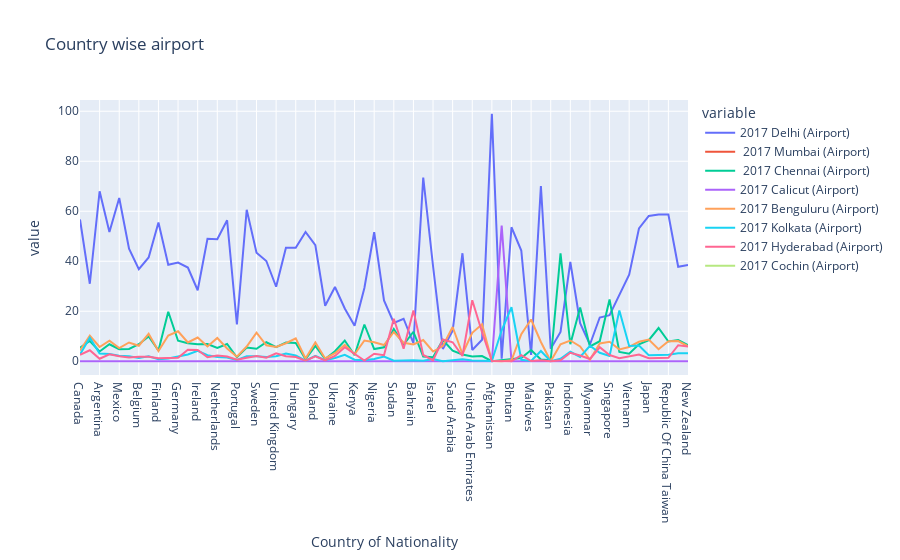

Notebook cell for this chart:
### Code cell
cols = ['2017 Delhi (Airport)', ' 2017 Mumbai (Airport)',
       ' 2017 Chennai (Airport)', '2017 Calicut (Airport)',
       '2017 Benguluru (Airport)', '2017 Kolkata (Airport)',
       '2017 Hyderabad (Airport)', '2017 Cochin (Airport)']
px.line(df, df.index, cols,title='Country wise airport')

### Figure 1 — Plotly figure (JSON) as saved in the notebook; plotly's stock layout.template omitted (floating-point values rounded to 4 significant figures)
{"data": [{"hovertemplate": "variable=2017 Delhi (Airport)<br>Country of Nationality=%{x}<br>value=%{y}<extra></extra>", "legendgroup": "2017 Delhi (Airport)", "line": {"color": "#636efa", "dash": "solid"}, "marker": {"symbol": "circle"}, "mode": "lines", "name": "2017 Delhi (Airport)", "orientation": "v", "showlegend": true, "type": "scatter", "x": ["Canada", "United States Of America", "Argentina", "Brazil", "Mexico", "Austria", "Belgium", "Denmark", "Finland", "France", "Germany", "Greece", "Ireland", "Italy", "Netherlands", "Norway", "Portugal", "Spain", "Sweden", "Switzerland", "United Kingdom", "Czech Rep.", "Hungary", "Kazakhstan", "Poland", "Russian Federation", "Ukraine", "Egypt", "Kenya", "Mauritius", "Nigeria", "South Africa", "Sudan", "Tanzania", "Bahrain", "Iraq", "Israel", "Oman", "Saudi Arabia", "Turkey", "United Arab Emirates", "Yemen", "Afghanistan", "Bangladesh", "Bhutan", "Iran", "Maldives", "Nepal", "Pakistan", "Sri Lanka", "Indonesia", "Malaysia", "Myanmar", "Philippines", "Singapore", "Thailand", "Vietnam", "China", "Japan", "Korea (Republic Of ", "Republic Of China Taiwan", "Australia", "New Zealand"], "xaxis": "x", "y": [56.7, 31, 68, 51.7, 65.3, 45, 36.8, 41.5, 55.5, 38.6, 39.5, 37.5, 28.4, 49, 48.8, 56.4, 14.7, 60.6, 43.4, 40.1, 29.8, 45.4, 45.4, 51.7, 46.4, 22.2, 29.7, 21.1, 14.2, 29.3, 51.6, 24.3, 15.3, 17, 7.2, 73.5, 38.1, 4.9, 12.2, 43.2, 4.5, 8.6, 99, 1, 53.6, 44.3, 2.5, 70.1, 5, 11.7, 39.7, 15.2, 6.7, 17.5, 18.4, 26.7, 34.6, 53.1, 58.1, 58.7, 58.7, 37.8, 38.5], "yaxis": "y"}, {"hovertemplate": "variable= 2017 Mumbai (Airport)<br>Country of Nationality=%{x}<br>value=%{y}<extra></extra>", "legendgroup": " 2017 Mumbai (Airport)", "line": {"color": "#EF553B", "dash": "solid"}, "marker": {"symbol": "circle"}, "mode": "lines", "name": " 2017 Mumbai (Airport)", "orientation": "v", "showlegend": true, "type": "scatter", "x": ["Canada", "United States Of America", "Argentina", "Brazil", "Mexico", "Austria", "Belgium", "Denmark", "Finland", "France", "Germany", "Greece", "Ireland", "Italy", "Netherlands", "Norway", "Portugal", "Spain", "Sweden", "Switzerland", "United Kingdom", "Czech Rep.", "Hungary", "Kazakhstan", "Poland", "Russian Federation", "Ukraine", "Egypt", "Kenya", "Mauritius", "Nigeria", "South Africa", "Sudan", "Tanzania", "Bahrain", "Iraq", "Israel", "Oman", "Saudi Arabia", "Turkey", "United Arab Emirates", "Yemen", "Afghanistan", "Bangladesh", "Bhutan", "Iran", "Maldives", "Nepal", "Pakistan", "Sri Lanka", "Indonesia", "Malaysia", "Myanmar", "Philippines", "Singapore", "Thailand", "Vietnam", "China", "Japan", "Korea (Republic Of ", "Republic Of China Taiwan", "Australia", "New Zealand"], "xaxis": "x", "y": [null, null, null, null, null, null, null, null, null, null, null, null, null, null, null, null, null, null, null, null, null, null, null, null, null, null, null, null, null, null, null, null, null, null, null, null, null, null, null, null, null, null, null, null, null, null, null, null, null, null, null, null, null, null, null, null, null, null, null, null, null, null, null], "yaxis": "y"}, {"hovertemplate": "variable= 2017 Chennai (Airport)<br>Country of Nationality=%{x}<br>value=%{y}<extra></extra>", "legendgroup": " 2017 Chennai (Airport)", "line": {"color": "#00cc96", "dash": "solid"}, "marker": {"symbol": "circle"}, "mode": "lines", "name": " 2017 Chennai (Airport)", "orientation": "v", "showlegend": true, "type": "scatter", "x": ["Canada", "United States Of America", "Argentina", "Brazil", "Mexico", "Austria", "Belgium", "Denmark", "Finland", "France", "Germany", "Greece", "Ireland", "Italy", "Netherlands", "Norway", "Portugal", "Spain", "Sweden", "Switzerland", "United Kingdom", "Czech Rep.", "Hungary", "Kazakhstan", "Poland", "Russian Federation", "Ukraine", "Egypt", "Kenya", "Mauritius", "Nigeria", "South Africa", "Sudan", "Tanzania", "Bahrain", "Iraq", "Israel", "Oman", "Saudi Arabia", "Turkey", "United Arab Emirates", "Yemen", "Afghanistan", "Bangladesh", "Bhutan", "Iran", "Maldives", "Nepal", "Pakistan", "Sri Lanka", "Indonesia", "Malaysia", "Myanmar", "Philippines", "Singapore", "Thailand", "Vietnam", "China", "Japan", "Korea (Republic Of ", "Republic Of China Taiwan", "Australia", "New Zealand"], "xaxis": "x", "y": [5.4, 8.1, 3.9, 6.8, 4.8, 4.9, 6.8, 9.9, 4.3, 19.8, 8.2, 7.2, 6.8, 6.9, 5.3, 6.9, 1.6, 5.5, 5, 7.6, 5.6, 7.5, 7.3, 0.8, 6.1, 0.9, 4, 8.3, 2.4, 14.7, 4.9, 5.6, 12.9, 6.6, 11.8, 1.9, 1.6, 8.5, 4.2, 2.7, 1.9, 2.1, 0, 0.4, 1, 1.3, 4.5, 0.7, 0.4, 43.2, 6.8, 21.5, 5.9, 8, 24.7, 3.7, 3, 6.8, 8.4, 13.3, 7.9, 8.5, 6.5], "yaxis": "y"}, {"hovertemplate": "variable=2017 Calicut (Airport)<br>Country of Nationality=%{x}<br>value=%{y}<extra></extra>", "legendgroup": "2017 Calicut (Airport)", "line": {"color": "#ab63fa", "dash": "solid"}, "marker": {"symbol": "circle"}, "mode": "lines", "name": "2017 Calicut (Airport)", "orientation": "v", "showlegend": true, "type": "scatter", "x": ["Canada", "United States Of America", "Argentina", "Brazil", "Mexico", "Austria", "Belgium", "Denmark", "Finland", "France", "Germany", "Greece", "Ireland", "Italy", "Netherlands", "Norway", "Portugal", "Spain", "Sweden", "Switzerland", "United Kingdom", "Czech Rep.", "Hungary", "Kazakhstan", "Poland", "Russian Federation", "Ukraine", "Egypt", "Kenya", "Mauritius", "Nigeria", "South Africa", "Sudan", "Tanzania", "Bahrain", "Iraq", "Israel", "Oman", "Saudi Arabia", "Turkey", "United Arab Emirates", "Yemen", "Afghanistan", "Bangladesh", "Bhutan", "Iran", "Maldives", "Nepal", "Pakistan", "Sri Lanka", "Indonesia", "Malaysia", "Myanmar", "Philippines", "Singapore", "Thailand", "Vietnam", "China", "Japan", "Korea (Republic Of ", "Republic Of China Taiwan", "Australia", "New Zealand"], "xaxis": "x", "y": [0, 0, 0, 0, 0, 0, 0, 0, 0, 0, 0, 0, 0, 0.1, 0, 0, 0, 0, 0.1, 0, 0, 0, 0, 0, 0, 0, 0, 0, 0, 0, 0, 0, 0, 0.1, 0, 0, 0, 0, 0, 0, 0, 0, 0, 54.3, 0, 0, 0, 0.1, 0, 0, 0.1, 0, 0, 0, 0, 0, 0, 0, 0, 0, 0, 0, 0], "yaxis": "y"}, {"hovertemplate": "variable=2017 Benguluru (Airport)<br>Country of Nationality=%{x}<br>value=%{y}<extra></extra>", "legendgroup": "2017 Benguluru (Airport)", "line": {"color": "#FFA15A", "dash": "solid"}, "marker": {"symbol": "circle"}, "mode": "lines", "name": "2017 Benguluru (Airport)", "orientation": "v", "showlegend": true, "type": "scatter", "x": ["Canada", "United States Of America", "Argentina", "Brazil", "Mexico", "Austria", "Belgium", "Denmark", "Finland", "France", "Germany", "Greece", "Ireland", "Italy", "Netherlands", "Norway", "Portugal", "Spain", "Sweden", "Switzerland", "United Kingdom", "Czech Rep.", "Hungary", "Kazakhstan", "Poland", "Russian Federation", "Ukraine", "Egypt", "Kenya", "Mauritius", "Nigeria", "South Africa", "Sudan", "Tanzania", "Bahrain", "Iraq", "Israel", "Oman", "Saudi Arabia", "Turkey", "United Arab Emirates", "Yemen", "Afghanistan", "Bangladesh", "Bhutan", "Iran", "Maldives", "Nepal", "Pakistan", "Sri Lanka", "Indonesia", "Malaysia", "Myanmar", "Philippines", "Singapore", "Thailand", "Vietnam", "China", "Japan", "Korea (Republic Of ", "Republic Of China Taiwan", "Australia", "New Zealand"], "xaxis": "x", "y": [4.3, 10.2, 5.7, 8.2, 5.3, 7.5, 6.2, 11, 4.1, 10.3, 12, 7.5, 9.5, 5.9, 9.3, 5.1, 1.8, 5.9, 11.4, 6.4, 5.7, 7.2, 9.2, 1.1, 7.5, 1.1, 3.2, 6.6, 2.8, 8.3, 7.6, 6.5, 11.7, 7.4, 6.7, 8.5, 3.9, 6.1, 13.7, 2.9, 11.4, 14.8, 0.1, 0, 0.4, 10.8, 16.7, 7.7, 0, 6.8, 8.3, 5.9, 0.6, 7.1, 7.8, 4.7, 5.7, 7.8, 8.7, 4.8, 8, 8.1, 6], "yaxis": "y"}, {"hovertemplate": "variable=2017 Kolkata (Airport)<br>Country of Nationality=%{x}<br>value=%{y}<extra></extra>", "legendgroup": "2017 Kolkata (Airport)", "line": {"color": "#19d3f3", "dash": "solid"}, "marker": {"symbol": "circle"}, "mode": "lines", "name": "2017 Kolkata (Airport)", "orientation": "v", "showlegend": true, "type": "scatter", "x": ["Canada", "United States Of America", "Argentina", "Brazil", "Mexico", "Austria", "Belgium", "Denmark", "Finland", "France", "Germany", "Greece", "Ireland", "Italy", "Netherlands", "Norway", "Portugal", "Spain", "Sweden", "Switzerland", "United Kingdom", "Czech Rep.", "Hungary", "Kazakhstan", "Poland", "Russian Federation", "Ukraine", "Egypt", "Kenya", "Mauritius", "Nigeria", "South Africa", "Sudan", "Tanzania", "Bahrain", "Iraq", "Israel", "Oman", "Saudi Arabia", "Turkey", "United Arab Emirates", "Yemen", "Afghanistan", "Bangladesh", "Bhutan", "Iran", "Maldives", "Nepal", "Pakistan", "Sri Lanka", "Indonesia", "Malaysia", "Myanmar", "Philippines", "Singapore", "Thailand", "Vietnam", "China", "Japan", "Korea (Republic Of ", "Republic Of China Taiwan", "Australia", "New Zealand"], "xaxis": "x", "y": [2.7, 9.4, 3.1, 2.9, 2.2, 2, 1.3, 2, 0.8, 1.1, 1.9, 2.7, 4.2, 2.4, 1.7, 1.5, 0.5, 2, 2, 1.7, 2, 3.1, 2.3, 0.2, 2.2, 0.4, 1.3, 2.6, 0.6, 0.4, 0.9, 1.9, 0.2, 0.4, 0.4, 0.2, 0.9, 0, 0.3, 0.8, 0.3, 0.2, 0.1, 12.4, 21.6, 0.6, 0.1, 4.1, 0, 1, 3.8, 1.7, 6.2, 3.4, 2.1, 20.3, 6.1, 6.3, 2.4, 2.5, 2.6, 3.2, 3.2], "yaxis": "y"}, {"hovertemplate": "variable=2017 Hyderabad (Airport)<br>Country of Nationality=%{x}<br>value=%{y}<extra></extra>", "legendgroup": "2017 Hyderabad (Airport)", "line": {"color": "#FF6692", "dash": "solid"}, "marker": {"symbol": "circle"}, "mode": "lines", "name": "2017 Hyderabad (Airport)", "orientation": "v", "showlegend": true, "type": "scatter", "x": ["Canada", "United States Of America", "Argentina", "Brazil", "Mexico", "Austria", "Belgium", "Denmark", "Finland", "France", "Germany", "Greece", "Ireland", "Italy", "Netherlands", "Norway", "Portugal", "Spain", "Sweden", "Switzerland", "United Kingdom", "Czech Rep.", "Hungary", "Kazakhstan", "Poland", "Russian Federation", "Ukraine", "Egypt", "Kenya", "Mauritius", "Nigeria", "South Africa", "Sudan", "Tanzania", "Bahrain", "Iraq", "Israel", "Oman", "Saudi Arabia", "Turkey", "United Arab Emirates", "Yemen", "Afghanistan", "Bangladesh", "Bhutan", "Iran", "Maldives", "Nepal", "Pakistan", "Sri Lanka", "Indonesia", "Malaysia", "Myanmar", "Philippines", "Singapore", "Thailand", "Vietnam", "China", "Japan", "Korea (Republic Of ", "Republic Of China Taiwan", "Australia", "New Zealand"], "xaxis": "x", "y": [2.6, 4.4, 1, 2.8, 2, 1.5, 1.8, 1.8, 1.2, 1.2, 1.4, 4.6, 4.5, 1.6, 2.3, 1.9, 0.6, 1.4, 2.1, 1.4, 3.2, 2, 1.7, 0.2, 2, 0.3, 2.1, 5.6, 3, 0.3, 3, 2.4, 17, 5, 20.3, 2.5, 0.4, 8.7, 7.6, 2.1, 24.4, 11.6, 0.1, 0, 0, 2.4, 0.1, 0.4, 0, 0.4, 3.4, 2.3, 0.9, 5.6, 2.5, 1.2, 2.1, 2.7, 1.2, 1.4, 1.4, 6.4, 5.9], "yaxis": "y"}, {"hovertemplate": "variable=2017 Cochin (Airport)<br>Country of Nationality=%{x}<br>value=%{y}<extra></extra>", "legendgroup": "2017 Cochin (Airport)", "line": {"color": "#B6E880", "dash": "solid"}, "marker": {"symbol": "circle"}, "mode": "lines", "name": "2017 Cochin (Airport)", "orientation": "v", "showlegend": true, "type": "scatter", "x": ["Canada", "United States Of America", "Argentina", "Brazil", "Mexico", "Austria", "Belgium", "Denmark", "Finland", "France", "Germany", "Greece", "Ireland", "Italy", "Netherlands", "Norway", "Portugal", "Spain", "Sweden", "Switzerland", "United Kingdom", "Czech Rep.", "Hungary", "Kazakhstan", "Poland", "Russian Federation", "Ukraine", "Egypt", "Kenya", "Mauritius", "Nigeria", "South Africa", "Sudan", "Tanzania", "Bahrain", "Iraq", "Israel", "Oman", "Saudi Arabia", "Turkey", "United Arab Emirates", "Yemen", "Afghanistan", "Bangladesh", "Bhutan", "Iran", "Maldives", "Nepal", "Pakistan", "Sri Lanka", "Indonesia", "Malaysia", "Myanmar", "Philippines", "Singapore", "Thailand", "Vietnam", "China", "Japan", "Korea (Republic Of ", "Republic Of China Taiwan", "Australia", "New Zealand"], "xaxis": "x", "y": [null, null, null, null, null, null, null, null, null, null, null, null, null, null, null, null, null, null, null, null, null, null, null, null, null, null, null, null, null, null, null, null, null, null, null, null, null, null, null, null, null, null, null, null, null, null, null, null, null, null, null, null, null, null, null, null, null, null, null, null, null, null, null], "yaxis": "y"}], "layout": {"legend": {"title": {"text": "variable"}, "tracegroupgap": 0}, "title": {"text": "Country wise airport"}, "xaxis": {"anchor": "y", "domain": [0, 1], "title": {"text": "Country of Nationality"}}, "yaxis": {"anchor": "x", "domain": [0, 1], "title": {"text": "value"}}}}
